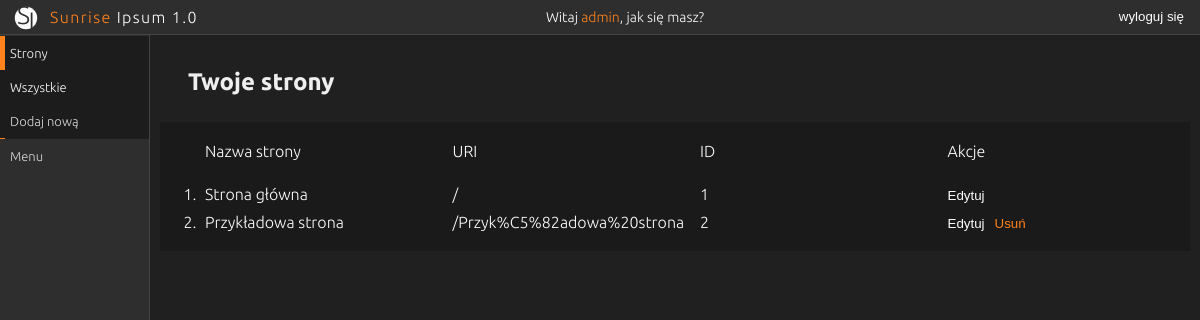
The app's page /admin/?page=sites (signed in) with its own data.
### tables this page shows
CREATE TABLE `pages` (
  `idPages` int(11) NOT NULL,
  `pageName` tinytext NOT NULL,
  `pageURI` tinytext NOT NULL,
  `metaTitle` tinytext DEFAULT NULL,
  `metaDesc` tinytext DEFAULT NULL,
  `pageHeader` mediumtext DEFAULT NULL,
  `pageContent` longtext DEFAULT NULL
);

### admin/index.php (the view, shortened to what this page needs)
<?php
if (isset($_SESSION['user_id'])):
    require 'templates/head.php';
?>
<body>
<div class="all-wrap">
    <header class="user-bar">
        <div class="logo">
            <span class="small-logo"><span>S</span><span>I</span></span>
            <p><span class="accent">Sunrise</span> Ipsum 1.0</p>
        </div>
            <p class="hello">Witaj <span class="accent"><?php echo $_SESSION['username'] ?></span>, jak się masz?</p>
            <form action="login/inc/logout.inc.php" method="post" class="logout-button">
                <input type="submit" name="logout-submit" value="wyloguj się">
            </form>
    </header>
    <div class="page-wrap">
        <nav class="side-menu">
            <ul>
                <li class="main-cat <?php if(isset($_GET['edit']) || isset($_GET['delete']) || $_GET['page'] == 'sites' || $_GET['page'] == 'new') echo 'active'; ?>">
                    <span class="clickable <?php if(isset($_GET['edit']) || isset($_GET['delete']) || $_GET['page'] == 'sites') echo 'link-active'; ?>">Strony</span>
                    <ul class="submenu" class="main-cat">
                        <li><a href="?page=sites" class="<?php if(isset($_GET['edit']) || isset($_GET['delete']) || $_GET['page'] == 'sites') echo 'link-active'; ?>">Wszystkie</a></li>
                        <li><a href="?page=new" class="<?php if(!isset($_GET['edit']) && !isset($_GET['delete']) && $_GET['page'] == 'new') echo 'link-active'; ?>">Dodaj nową</a></li>
                    </ul>
                </li>
                <li class="main-cat <?php if(!isset($_GET['edit']) && !isset($_GET['delete']) && $_GET['page'] == 'menu') echo 'active'; ?>">
                    <i></i>
                    <a href="?page=menu">Menu</a>
                </li>
            </ul>
        </nav>
        <div class="content-wrap">
            <div class="content">
                <?php if (isset($_GET['page'])):
                    if ($_GET['page'] == 'sites'): ?>
                        <h2>Twoje strony</h2>
                        <form class="display-pages">
                        <?php
                            require 'inc/connection.inc.php';
                            $sql = 'SELECT * FROM pages';
                            $stmt = mysqli_stmt_init($conn);
                            if(!mysqli_stmt_prepare($stmt, $sql)) {
                            } else {
                                mysqli_stmt_execute($stmt);
                                $result = mysqli_stmt_get_result($stmt);
                                echo '<ol start="0"><li><div class="li-inside"><span>Nazwa strony</span><span>URI</span><span>ID</span><span>Akcje</span></div></li>';
                                while($row = mysqli_fetch_assoc($result)) {
                                echo '<li><div class="li-inside"><span>'.$row['pageName'].'</span>
                                <span>/'.$row['pageURI'].'</span><span>'.$row['idPages'].'</span><span><button type="submit" name="edit" value="'.$row['idPages'].'">Edytuj</button>';if($row['idPages'] != 1) echo'<button class="accent" type="submit" name="delete" value="'.$row['idPages'].'">Usuń</button>'; echo '</span></div></li>';
                                }
                                echo '</ol>';
                            }
                            ?>
                            </form>
                    <?php endif; ?>
                <?php endif;  ?>
            </div>
        </div>
    </div>
</div>
</body>
</html>
<?php else :
     header('Location: /admin/login/');
endif;
?>

### records on screen
pages: pageName "Strona główna", idPages "1"
pages: pageName "Przykładowa strona", pageURI "Przyk%C5%82adowa%20strona", idPages "2"

### other values on screen
$_SESSION['username'] "admin"
